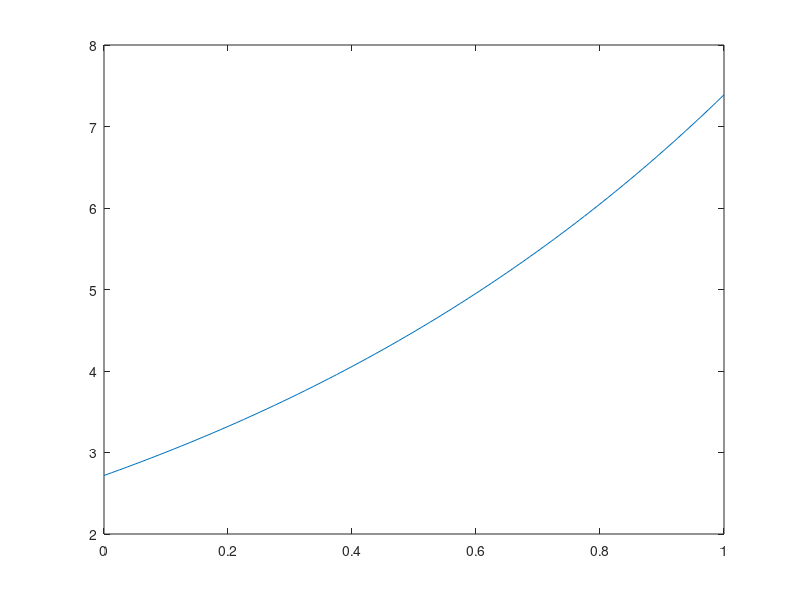
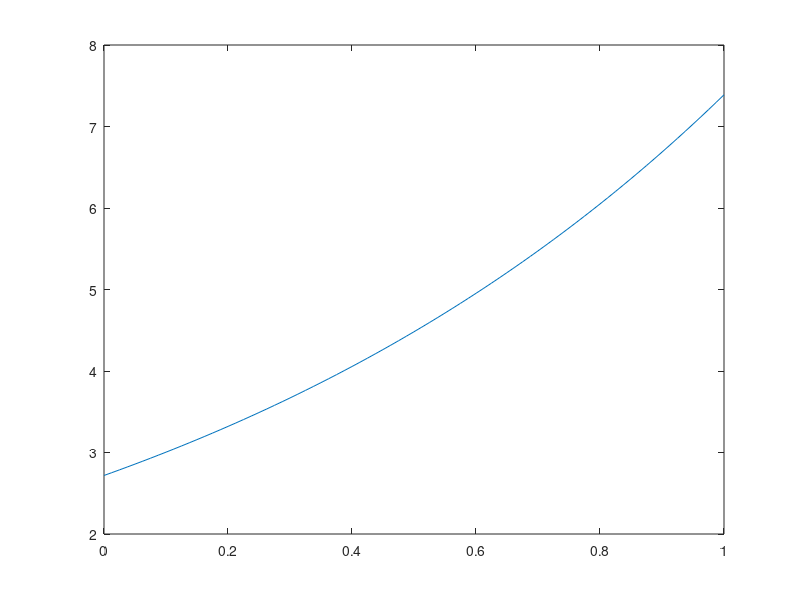
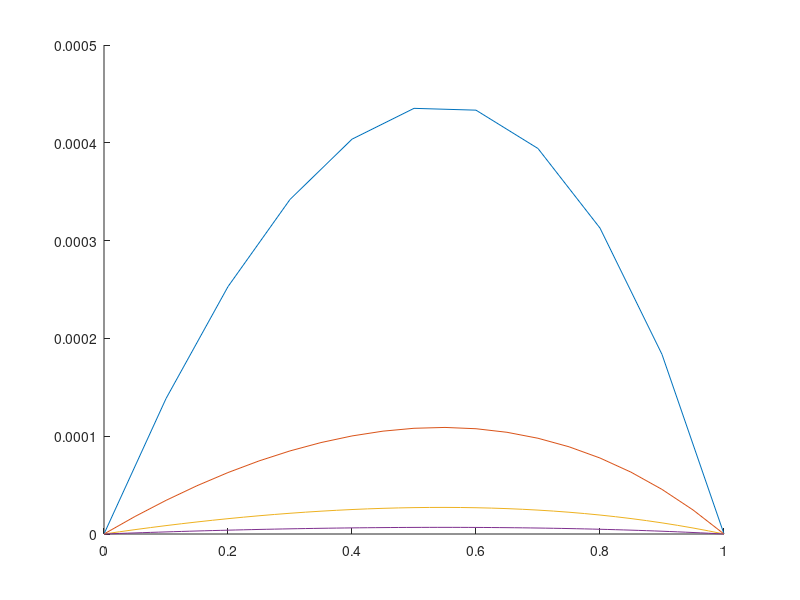

Write the MATLAB code that produced these figures, in order.
for ii=1:4
m=10*2^(ii-1);
n=100*4^(ii-1);
x1 = 0; x2 = 1; t1 = 0; t2 = 1;
h = (x2-x1)/m; dt =(t2-t1)/n;
x = x1:h:x2; x = x';
t = t1:dt:t2; t = t';
u = zeros(m+1, n+1);

    u(:,1)=exp(x);
    u(1,:)=exp(t);
    u(m+1,:)=exp(1+t);

r = dt /(h^2) ;
row1 = zeros(m-1, 1);
row1(1, 1) = 1+r; row1(2, 1) = -r/2;
A = toeplitz(row1);
row1 = zeros(m-1, 1);
row1(1, 1) = 1-r; row1(2, 1) = r/2;
B = toeplitz(row1);

for k = 1:n
    H = zeros(m-1, 1);
    H(1, 1) = r/2* u(1, k) +r/2*u(1, k+1);
    H(m-1, 1) =r/2 * u(m+1, k) +r/2*u(m+1, k+1);

    u(2:m, k+1) = A\(B*u(2:m, k) + H);
end

% 计算误差
F = zeros(m+1, n+1);
for i = 1:m+1
    for j = 1:n+1
        F(i, j) = exp(x(i)+ t(j));
    end
end
error = abs(u - F);
MaxErr(ii) = max(max(error));
figure(1)
plot(x,u(:,n+1));
figure(2)
plot(x,F(:,n+1));
figure(3)
hold on
plot(x,abs(u(:,n+1)-F(:,n+1)));
end
for l=1:4
     disp(MaxErr(l));
end
for j=1:3  
ord=MaxErr(j)/MaxErr(j+1);
disp(['收敛阶 ',': ', num2str(ord)]);
end
